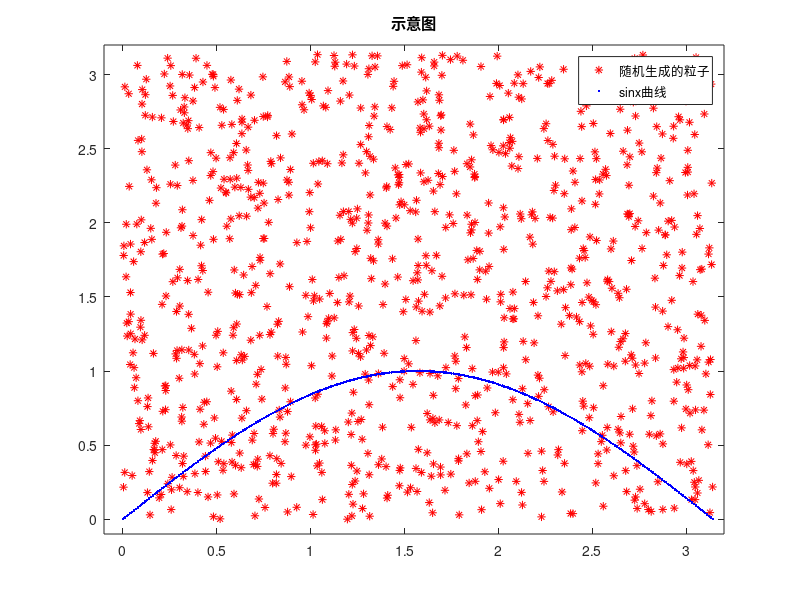

Recreate this plot in MATLAB.
clc;clear;clf;
particles =  1000 ;
n = 0;x2 = 0:0.01:pi;
x = unifrnd(0,pi,1,particles);
y = unifrnd(0,pi,1,particles);
% for i = 1 : particles
%     if y(i)<sin(x(i))
%         n = n+1;
%     end
% end
n = sum(y < sin(x));
plot(x,y,'r*'),hold on 
plot(x2,sin(x2),'b.')
legend('随机生成的粒子','sinx曲线'),title('示意图')
axis([-0.1 3.2 -0.1 3.2])
p = n/particles*pi*pi;
exact_value = integral(@sin, 0, pi);
fprintf('蒙特卡洛估计值：%f\n', p);
fprintf('精确值：%f\n', exact_value)
